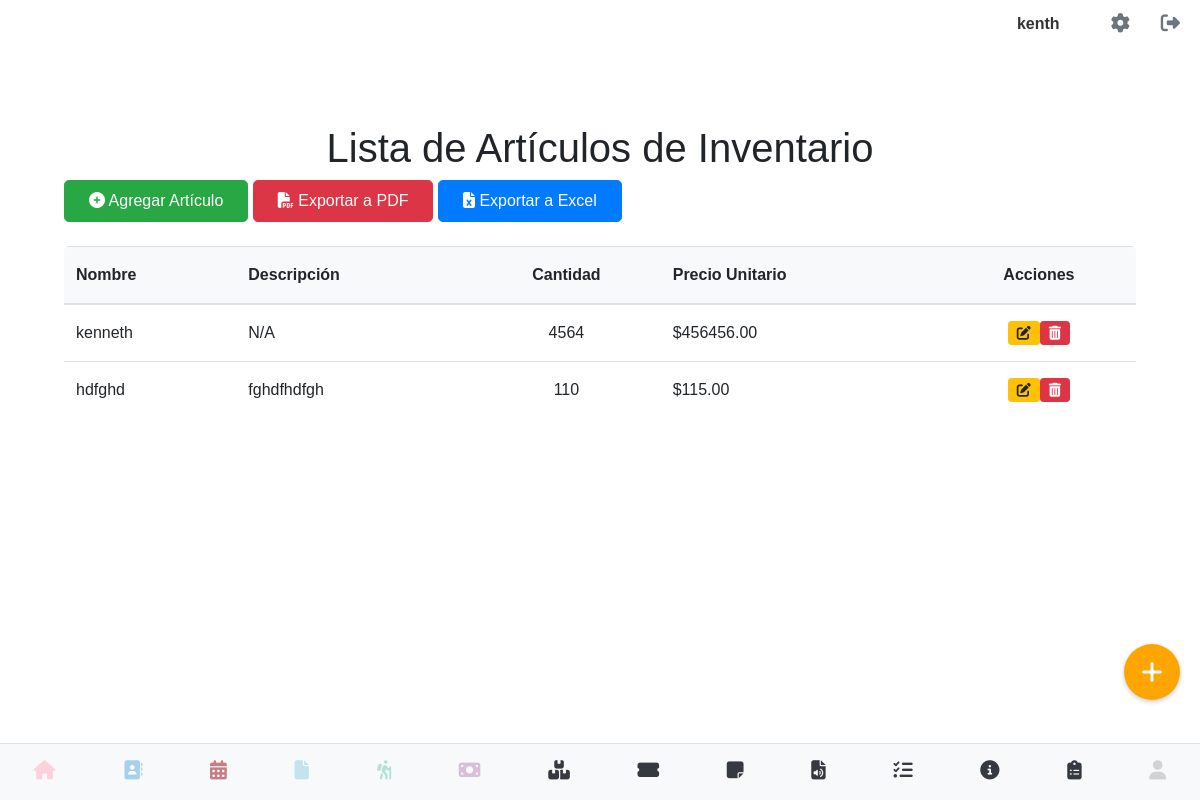
The page /ver_inventario (signed in) on the database its author committed.
### models.py (models this page shows, shortened)
class User(UserMixin, db.Model):
    __tablename__ = 'users' # Nombre de la tabla es 'users'
    id = db.Column(db.Integer, primary_key=True)
    username = db.Column(db.String(80), unique=True, nullable=False)
    email = db.Column(db.String(120), unique=True, nullable=False)
    cedula = db.Column(db.String(20), unique=True, nullable=False)
    telefono = db.Column(db.String(20), nullable=False)
    password_hash = db.Column(db.String(128))
    image_filename = db.Column(db.String(255), nullable=True)
    @property
    def is_authenticated(self):
        return True

class ArticuloInventario(db.Model):
    __tablename__ = 'articulos_inventario'
    id = db.Column(db.Integer, primary_key=True)
    nombre = db.Column(db.String(255), nullable=False)
    descripcion = db.Column(db.Text, nullable=True)
    cantidad = db.Column(db.Integer, nullable=False, default=0)
    precio_unitario = db.Column(db.Numeric(10, 2), nullable=False)
    fecha_registro = db.Column(db.DateTime, default=datetime.utcnow)
    usuario_id = db.Column(db.Integer, db.ForeignKey('users.id'), nullable=False)
    usuario = db.relationship('User', backref=db.backref('articulos_inventario', lazy=True))

### inventario.py (the view)
@inventario_bp.route('/ver_inventario')
@login_required
def ver_inventario():
    articulos = ArticuloInventario.query.filter_by(usuario_id=current_user.id).all()
    return render_template('ver_inventario.html', articulos=articulos)

### app.py (called while the page is built)
@login_manager.user_loader
def load_user(user_id):
    return User.query.get(int(user_id))

### templates/ver_inventario.html (shortened to what this page needs)
{% extends 'base.html' %}
{% block content %}
<div class="container mx-auto p-4">
    <h1 class="text-3xl font-bold mb-6 text-gray-800 text-center">Lista de Artículos de Inventario</h1>
    <div class="flex flex-wrap justify-center md:justify-start gap-4 mb-6">
        <a href="{{ url_for('inventario_bp.agregar_inventario') }}"
           class="btn btn-success font-bold py-2 px-4 rounded-lg shadow-md transition duration-300 ease-in-out transform hover:scale-105 flex items-center justify-center">
            <i class="fas fa-plus-circle me-2"></i> Agregar Artículo
        </a>
        <a href="{{ url_for('inventario_bp.exportar_inventario_pdf') }}"
           class="btn btn-danger font-bold py-2 px-4 rounded-lg shadow-md transition duration-300 ease-in-out transform hover:scale-105 flex items-center justify-center">
            <i class="fas fa-file-pdf me-2"></i> Exportar a PDF
        </a>
        <a href="{{ url_for('inventario_bp.exportar_inventario_excel') }}"
           class="btn btn-primary font-bold py-2 px-4 rounded-lg shadow-md transition duration-300 ease-in-out transform hover:scale-105 flex items-center justify-center">
            <i class="fas fa-file-excel me-2"></i> Exportar a Excel
        </a>
    </div>
<br>
    {% if articulos %}
        <div class="table-responsive bg-white rounded-lg shadow-xl">
            <table class="table table-hover align-middle mb-0">
                <thead class="bg-light">
                    <tr>
                        <th scope="col" class="py-3 px-6 text-left">Nombre</th>
                        <th scope="col" class="py-3 px-6 text-left">Descripción</th>
                        <th scope="col" class="py-3 px-6 text-center">Cantidad</th>
                        <th scope="col" class="py-3 px-6 text-end">Precio Unitario</th>
                        <th scope="col" class="py-3 px-6 text-center">Acciones</th>
                    </tr>
                </thead>
                <tbody>
                    {% for articulo in articulos %}
                    <tr>
                        <td class="py-3 px-6 text-left text-nowrap">{{ articulo.nombre }}</td>
                        <td class="py-3 px-6 text-left">{{ articulo.descripcion if articulo.descripcion else 'N/A' }}</td>
                        <td class="py-3 px-6 text-center">{{ articulo.cantidad }}</td>
                        <td class="py-3 px-6 text-end">${{ "%.2f" | format(articulo.precio_unitario | float) }}</td>
                        <td class="py-3 px-6 text-center">
                            <div class="d-flex justify-content-center gap-2">
                                <a href="{{ url_for('inventario_bp.editar_inventario', id=articulo.id) }}"
                                   class="btn btn-sm btn-warning d-flex align-items-center justify-content-center"
                                   title="Editar">
                                    <i class="fas fa-edit"></i>
                                </a>
                                <button onclick="confirmDelete('{{ url_for('inventario_bp.borrar_inventario', id=articulo.id) }}')"
                                        class="btn btn-sm btn-danger d-flex align-items-center justify-content-center"
                                        title="Borrar">
                                    <i class="fas fa-trash-alt"></i>
                                </button>
                            </div>
                        </td>
                    </tr>
                    {% endfor %}
                </tbody>
            </table>
        </div>
    {% else %}
        <p class="text-center text-secondary text-lg">No hay artículos en el inventario. ¡Agrega uno nuevo!</p>
    {% endif %}
</div>
<a href="{{ url_for('inventario_bp.agregar_inventario') }}" class="floating-action-button" style="background-color: orange !important;">
    <i class="fas fa-plus"></i>
</a>
{% endblock %}

### templates/base.html (shortened to what this page needs)
<!DOCTYPE html>
<html lang="es">
<head>
    <link rel="stylesheet" type="text/css" href="{{ url_for('static', filename='css/main.css') }}">
    <link rel="stylesheet" href="https://cdn.jsdelivr.net/npm/sweetalert2@11/dist/sweetalert2.min.css">
</head>
<body>
    <div class="contactos-container">
    {% if current_user.is_authenticated %}
        <div class="top-right">
            <span class="username-display">{{ current_user.username }}</span>
            <a href="{{ url_for('perfil') }}" class="gear-icon"><i class="fas fa-cog"></i></a>
            <a href="{{ url_for('logout') }}" class="logout-icon"><i class="fas fa-sign-out-alt"></i></a>
        </div>
    {% endif %}
</div>
<div class="container-block">
    {% block content %}
    {% endblock %}
</div>
{% include "navbar.html" %}
</body>
</html>

### static/css/base.css (style rules this page uses)
body { font-family: sans-serif; margin: 0; }
.container-block { margin-top:80px; padding: 20px; }
.top-right { position: absolute; top: 10px; right: 20px; display: flex; align-items: center; }
.gear-icon, .logout-icon { font-size: 24px; text-decoration: none; color: #333; margin-left: 15px; }
.username-display { margin-right: 20px; font-weight: bold; color: #333; }

### static/css/perfil.css (style rules this page uses)
body { font-family: sans-serif; margin: 20px; }

### static/css/listar_contacto.css (style rules this page uses)
.contactos-container { font-family: Arial, sans-serif; color: #333; }
.contactos-container .top-right { display: flex; justify-content: flex-end; align-items: center; gap: 1rem; padding-bottom: 1rem; }
.contactos-container .username-display { font-weight: bold; }
.contactos-container .gear-icon, .contactos-container .logout-icon { color: #6c757d; font-size: 1.2rem; text-decoration: none; }

### templates/ver_inventario.html (style rules this page uses)
.floating-action-button { position: fixed !important; bottom: 100px !important; right: 20px !important; color: white !important; border-radius: 50% !important; width: 56px !important; height: 56px !important; display: flex !important; justify-content: center !important; align-items: center !important; font-size: 24px !important; box-shadow: 0 2px 5px rgba(0, 0, 0, 0.2) !important; z-index: 9999 !important; text-decoration: none !important; }

### rows shown on the page
User: username "kenth"
ArticuloInventario: nombre "kenneth", descripcion "N/A", cantidad "4564", precio_unitario "456456.00"
ArticuloInventario: nombre "hdfghd", descripcion "fghdfhdfgh", cantidad "110", precio_unitario "115.00"
